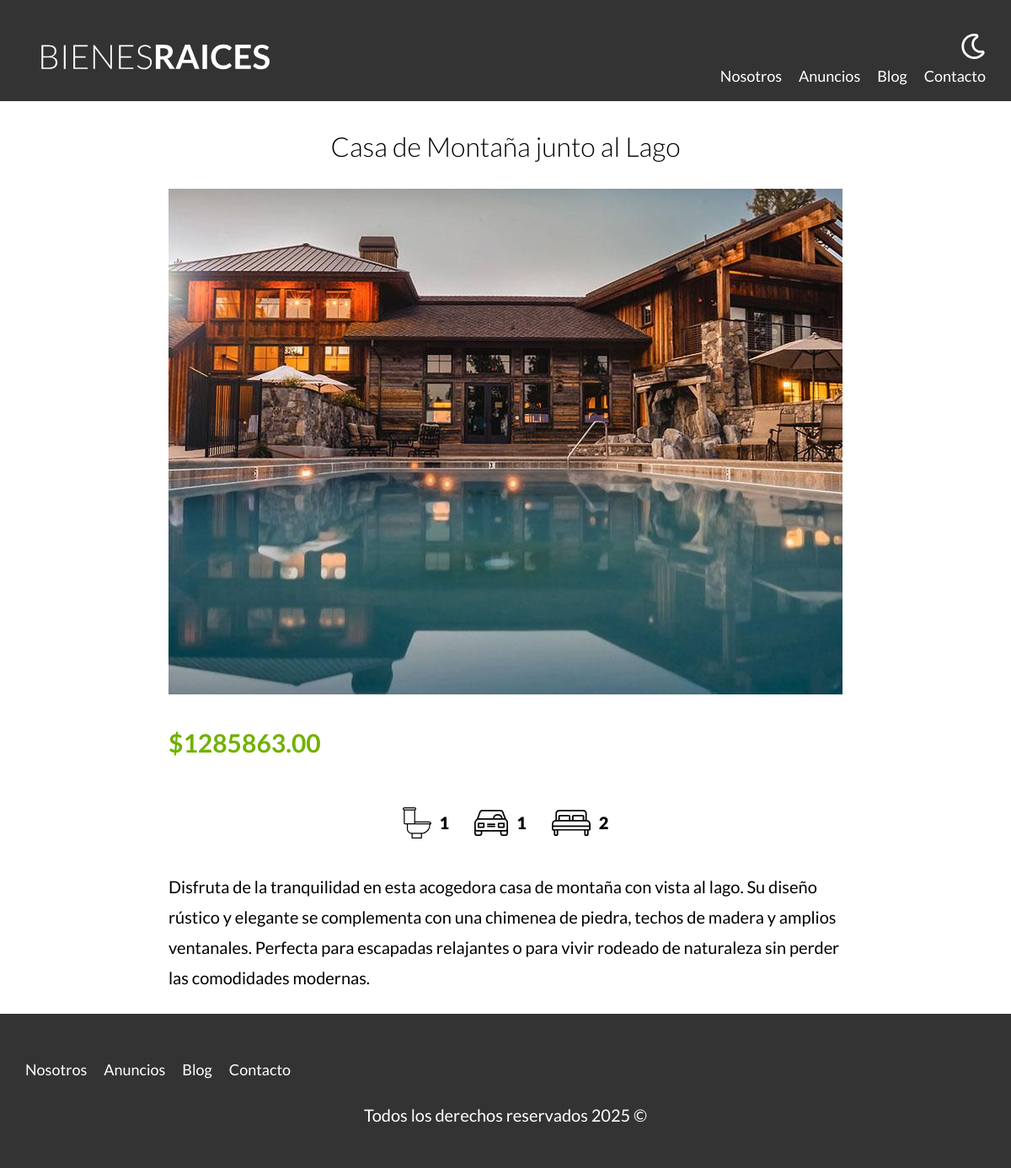
Screenshot of /propiedad?id=13 with the database file from the repository.
### tables this page shows
CREATE TABLE `propiedades` (
  `id` int NOT NULL AUTO_INCREMENT,
  `titulo` varchar(45) DEFAULT NULL,
  `precio` decimal(10,2) DEFAULT NULL,
  `imagen` varchar(200) DEFAULT NULL,
  `descripcion` longtext,
  `habitaciones` int DEFAULT NULL,
  `wc` int DEFAULT NULL,
  `estacionamiento` int DEFAULT NULL,
  `creado` date DEFAULT NULL,
  `vendedorID` int NOT NULL,
  PRIMARY KEY (`id`),
  KEY `propiedades_vendedores_fk` (`vendedorID`),
  CONSTRAINT `propiedades_vendedores_fk` FOREIGN KEY (`vendedorID`) REFERENCES `vendedores` (`id`)
);

### controllers/PaginasController.php (called while the page is built, shortened)
<?php
class PaginasController {
    public static function propiedad(Router $router) {
        $id = validarRedireccionar('/propiedades');
        $propiedad = Propiedad::find($id);
        $router->render('paginas/propiedad', [
            'propiedad' => $propiedad
        ]);
    }
}
?>

### public/index.php (called while the page is built, shortened)
<?php
$router = new Router();
$router->get('/admin', [PropiedadController::class, 'index']);
$router->get('/propiedades/create', [PropiedadController::class, 'create']);
$router->post('/propiedades/create', [PropiedadController::class, 'create']);
$router->get('/propiedades/update', [PropiedadController::class, 'update']);
$router->post('/propiedades/update', [PropiedadController::class, 'update']);
$router->post('/propiedades/delete', [PropiedadController::class, 'delete']);
$router->get('/vendedores/create', [VendedorController::class, 'create']);
$router->post('/vendedores/create', [VendedorController::class, 'create']);
$router->get('/vendedores/update', [VendedorController::class, 'update']);
$router->post('/vendedores/update', [VendedorController::class, 'update']);
$router->post('/vendedores/delete', [VendedorController::class, 'delete']);
$router->get('/', [PaginasController::class, 'index']);
$router->get('/nosotros', [PaginasController::class, 'nosotros']);
$router->get('/propiedades', [PaginasController::class, 'propiedades']);
$router->get('/propiedad', [PaginasController::class, 'propiedad']);
$router->get('/blog', [PaginasController::class, 'blog']);
$router->get('/entrada', [PaginasController::class, 'entrada']);
$router->get('/contacto', [PaginasController::class, 'contacto']);
$router->post('/contacto', [PaginasController::class, 'contacto']);
$router->get('/login', [LoginController::class, 'login']);
$router->post('/login', [LoginController::class, 'login']);
$router->get('/logout', [LoginController::class, 'logout']);
$router->comprobarRutas();

### includes/functions.php (called while the page is built, shortened)
<?php
function validarRedireccionar($url) {
    $id = $_GET['id'];
    $id = filter_var($id, FILTER_VALIDATE_INT);
    return $id;
}

### models/ActiveRecord.php (called while the page is built, shortened)
<?php
class ActiveRecord {
    protected static $db;
    protected static $tabla = '';
    public static function setDB($database) {
        self::$db = $database;
    }
    public static function find($id) {
        $query = "SELECT * FROM " . static::$tabla . " WHERE id = $id";
        $resultado = self::consultarSQL($query);
        return array_shift($resultado);
    }
    public static function consultarSQL($query) {
        $resultado = self::$db->query($query);
        $array = [];
        while ($registro = $resultado->fetch_assoc()) {
            $array[] = static::crearObjeto($registro);
        }
        return $array;
    }
    protected static function crearObjeto($registro) {
        $objeto = new static;
        foreach ($registro as $key => $value) {
            if (property_exists($objeto, $key)) {
                $objeto->$key = $value;
            }
        }
        return $objeto;
    }
}

### views/paginas/propiedad.php (the view)
<main class="contenedor seccion contenido-centrado">
    <h1><?php echo $propiedad->titulo; ?></h1>
    <div class="resumen-propiedad">
        <img loading="lazy" src="/images/<?php echo $propiedad->imagen; ?>" alt="imagen de la propiedad">
        <p class="precio">$<?php echo $propiedad->precio; ?></p>
        <ul class="iconos-caracteristicas">
            <li>
                <img loading="lazy" src="/build/img/icono_wc.svg" alt="icono wc">
                <p><?php echo $propiedad->wc; ?></p>
            </li>
            <li>
                <img loading="lazy" src="/build/img/icono_estacionamiento.svg" alt="icono estacionamiento">
                <p><?php echo $propiedad->estacionamiento; ?></p>
            </li>
            <li>
                <img loading="lazy" src="/build/img/icono_dormitorio.svg" alt="icono dormitorio">
                <p><?php echo $propiedad->habitaciones; ?></p>
            </li>
        </ul>
        <p><?php echo $propiedad->descripcion; ?></p>
    </div>
</main>

### public/build/css/app.css (style rules this page uses)
html { font-size:62.5%;box-sizing:border-box }
*,*:before,*:after { box-sizing:inherit }
body { font-family:"Lato",sans-serif;font-size:1.6rem;line-height:1.8 }
p { color:#000;font-size:2rem }
.contenedor { width:95%;max-width:120rem;margin:0 auto }
img,picture { width:100%;display:block }
h1,h2,h3 { font-family:"Lato",sans-serif;margin:2.5rem 0;font-weight:300;text-align:center }
h1 { font-size:3.8rem }
html { line-height:1.15;-webkit-text-size-adjust:100% }
body { margin:0 }
main { display:block }
h1 { font-size:2em;margin:.67em 0 }
img { border-style:none }
.seccion { margin-top:2.5rem;margin-bottom:2.5rem }
.contenido-centrado { max-width:80rem }
.precio { color:#71b100;font-size:3rem;font-weight:700 }
.iconos-caracteristicas { display:flex;justify-content:center;gap:3rem;list-style:none;padding:0 }
.iconos-caracteristicas li { display:flex;align-items:center;justify-content:center }
.iconos-caracteristicas li img { margin-right:1rem }
.iconos-caracteristicas li p { font-weight:900 }

### rows the page displays
propiedades: titulo "Casa de Montaña junto al Lago", imagen (picture), precio "1285863.00", wc "1", estacionamiento "1", habitaciones "2", descripcion "Disfruta de la tranquilidad en esta acogedora casa de montaña con vista al lago. Su diseño rústico y elegante se complementa con una chimenea de piedra, techos de madera y amplios ventanales. Perfecta para escapadas relajantes o para vivir rodeado de naturaleza sin perder las comodidades modernas."
